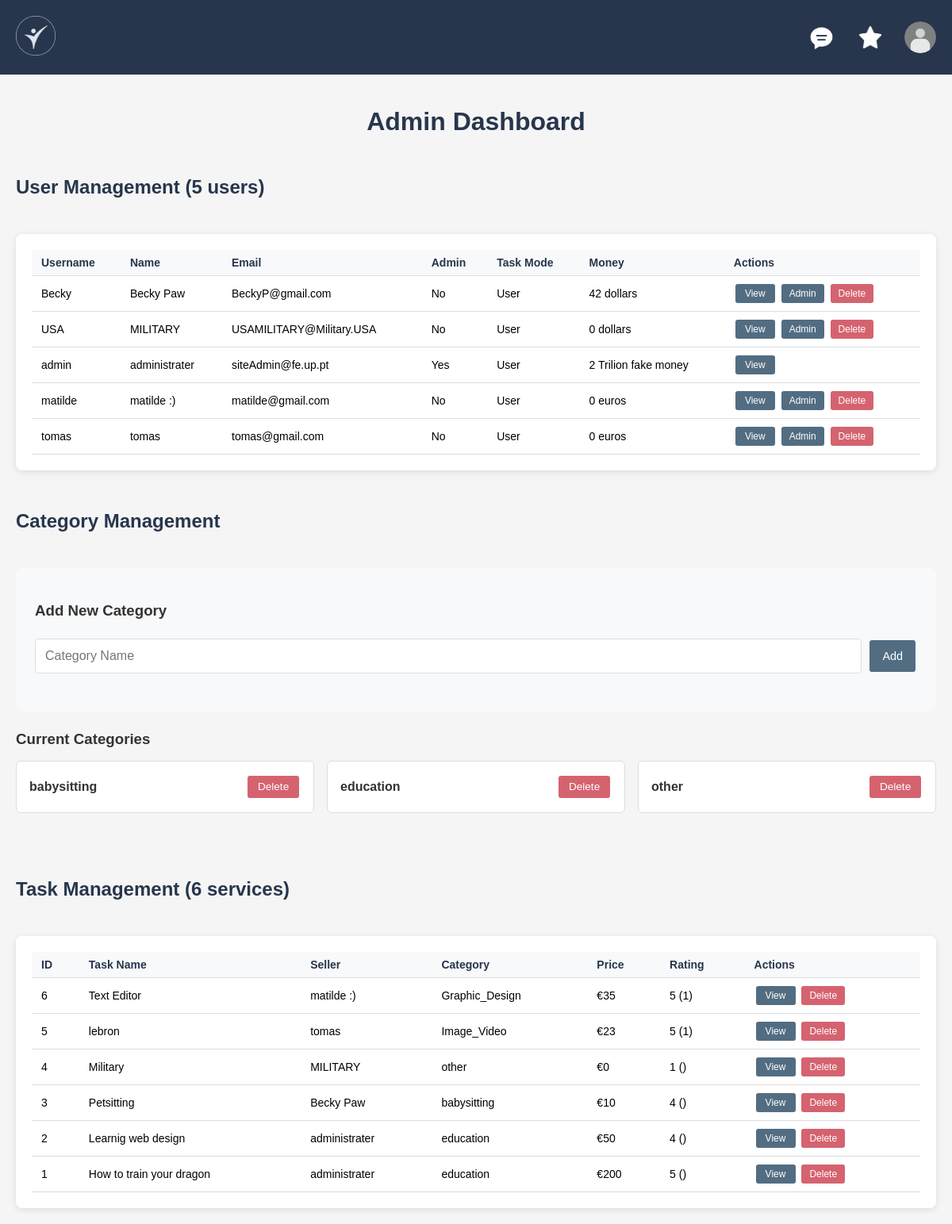
The page /pages/admin.php (signed in) on the database its author committed.
### tables this page shows
CREATE TABLE users (
    username VARCHAR PRIMARY KEY,
    name VARCHAR NOT NULL,
    password VARCHAR NOT NULL,
    email VARCHAR NOT NULL,
    admin_power BOOLEAN,
    task_mode BOOLEAN,
    bio VARCHAR,
    profile_photo VARCHAR(255), 
    skills TEXT,
    money string NOT NULL 
);

CREATE TABLE services (
    id INTEGER PRIMARY KEY AUTOINCREMENT,
    taskname VARCHAR NOT NULL,
    pricing INTEGER NOT NULL,
    delivery_time VARCHAR REFERENCES delivery_time,
    description VARCHAR,
    rating INTEGER,
    Nrating INTEGER,
    category VARCHAR REFERENCES categories,
    user VARCHAR REFERENCES users ON DELETE CASCADE,
    image TEXT
);

### database/user_db.php (called while the page is built, shortened)
<?php
class User {
    public static function get_users() {
        $db = Database::getInstance();
        $stmt = $db->prepare('SELECT username, name, email, admin_power, task_mode, money, bio, skills, profile_photo FROM users ORDER BY username ASC');
        $stmt->execute();
        return $stmt->fetchAll();
    }
}
?>

### database/service_db.php (called while the page is built, shortened)
<?php
class Service {
    public static function get_all_services(): array {
        $db = Database::getInstance();
        $stmt = $db->prepare("
            SELECT s.*, u.name as seller_name
            FROM services s
            LEFT JOIN users u ON s.user = u.username
            ORDER BY s.id DESC
        ");
        $stmt->execute();
        return $stmt->fetchAll();
    }
    public static function get_categories(): array {
        try {
            $db = Database::getInstance();
            $stmt = $db->prepare('SELECT name FROM categories ORDER BY name ASC');
            $stmt->execute();
            return $stmt->fetchAll(PDO::FETCH_COLUMN);
        } catch (PDOException $e) {
            error_log("Get categories error: " . $e->getMessage());
            return [];
        }
    }
}
?>

### pages/admin.php (the view, shortened to what this page needs)
<?php
require_once(__DIR__ . '/../database/service_db.php');
require_once(__DIR__ . '/../database/user_db.php');
$allUsers = User::get_users();
$allServices = Service::get_all_services();
?>
<!DOCTYPE html>
<html lang="en">
<head>
    <link rel="stylesheet" href="css/style.css">
    <link rel="stylesheet" href="css/admin.css">
</head>
<body>
<?php include_once(__DIR__ . '/../components/header.php'); ?>
<main class="admin-layout">
    <h1>Admin Dashboard</h1>
    <div class="admin-content">
        <h2>User Management (<?= count($allUsers) ?> users)</h2>
        <div class="admin-table-container">
            <table class="admin-table">
                <thead>
                    <tr>
                        <th>Username</th>
                        <th>Name</th>
                        <th>Email</th>
                        <th>Admin</th>
                        <th>Task Mode</th>
                        <th>Money</th>
                        <th>Actions</th>
                    </tr>
                </thead>
                <tbody>
                    <?php if (!empty($allUsers)): ?>
                        <?php foreach ($allUsers as $user): ?>
                            <tr>
                                <td><?= htmlspecialchars($user['username']) ?></td>
                                <td><?= htmlspecialchars($user['name']) ?></td>
                                <td><?= htmlspecialchars($user['email']) ?></td>
                                <td><?= $user['admin_power'] ? 'Yes' : 'No' ?></td>
                                <td><?= $user['task_mode'] ? 'Tasker' : 'User' ?></td>
                                <td><?= htmlspecialchars($user['money']) ?></td>
                                <td>
                                    <a href="user.php?user=<?= urlencode($user['username']) ?>" class="admin-btn view-btn">View</a>
                                    <?php if (!$user['admin_power']): ?>
                                        <a href="#" class="admin-btn promote-btn" onclick="promoteUser('<?= htmlspecialchars($user['username']) ?>'); return false;">Admin</a>
                                    <?php endif; ?>
                                    <?php if ($user['username'] !== $_SESSION['username']): ?>
                                        <a href="#" class="admin-btn delete-btn" onclick="deleteUser('<?= htmlspecialchars($user['username']) ?>'); return false;">Delete</a>
                                    <?php endif; ?>
                                </td>
                            </tr>
                        <?php endforeach; ?>
                    <?php else: ?>
                        <tr><td colspan="7">No users found.</td></tr>
                    <?php endif; ?>
                </tbody>
            </table>
        </div>
        <h2>Category Management</h2>
        <div class="category-management">
            <div class="add-category-form">
                <h3>Add New Category</h3>
                <form id="addCategoryForm" onsubmit="addCategory(event)">
                    <div class="form-group">
                        <input type="text"
                               id="categoryName"
                               name="categoryName"
                               placeholder="Category Name"
                               required>
                        <button type="submit" class="admin-btn add-btn">Add</button>
                    </div>
                </form>
            </div>
            <div class="current-categories">
                <h3>Current Categories</h3>
                <div class="category-list">
                    <?php
                    $categories = Service::get_categories();
                    foreach ($categories as $category): ?>
                        <div class="category-item" data-category="<?= htmlspecialchars($category) ?>">
                            <span class="category-name"><?= htmlspecialchars($category) ?></span>
                            <button class="admin-btn delete-btn small" onclick="deleteCategory('<?= htmlspecialchars($category) ?>')">Delete</button>
                        </div>
                    <?php endforeach; ?>
                </div>
            </div>
        </div>
        <h2>Task Management (<?= count($allServices) ?> services)</h2>
        <div class="admin-table-container">
            <table class="admin-table">
                <thead>
                    <tr>
                        <th>ID</th>
                        <th>Task Name</th>
                        <th>Seller</th>
                        <th>Category</th>
                        <th>Price</th>
                        <th>Rating</th>
                        <th>Actions</th>
                    </tr>
                </thead>
                <tbody>
                    <?php if (!empty($allServices)): ?>
                        <?php foreach ($allServices as $service): ?>
                            <tr>
                                <td><?= $service['id'] ?></td>
                                <td><?= htmlspecialchars($service['taskname']) ?></td>
                                <td><?= htmlspecialchars($service['seller_name'] ?? $service['user']) ?></td>
                                <td><?= htmlspecialchars($service['category']) ?></td>
                                <td>€<?= $service['pricing'] ?></td>
                                <td><?= $service['rating'] ?> (<?= $service['Nrating'] ?>)</td>
                                <td>
                                    <a href="task.php?id=<?= $service['id'] ?>" class="admin-btn view-btn">View</a>
                                    <a href="#" class="admin-btn delete-btn" onclick="deleteTask(<?= $service['id'] ?>); return false;">Delete</a>
                                </td>
                            </tr>
                        <?php endforeach; ?>
                    <?php else: ?>
                        <tr><td colspan="7">No services found.</td></tr>
                    <?php endif; ?>
                </tbody>
            </table>
        </div>
    </div>
</main>
</body>
</html>

### pages/css/style.css (style rules this page uses)
body { font-family: Arial, sans-serif; background-color: #f5f5f5; margin: 0; padding: 0; }
input, button, select { width: 100%; padding: 10px; margin: 8px 0; border: 1px solid #ccc; border-radius: 4px; }
button { background-color: #516c81; color: white; border: none; }
main { padding: 20px; }

### pages/css/admin.css (style rules this page uses)
.admin-layout { max-width: 1400px; margin: 0 auto; padding: 20px; }
.admin-layout h1 { color: #27364c; margin-bottom: 30px; text-align: center; }
.admin-content { display: flex; flex-direction: column; gap: 30px; }
.admin-content h2 { color: #27364c; margin-bottom: 15px; font-size: 24px; }
.admin-table-container { padding: 20px; overflow-x: auto; background: white; border-radius: 8px; box-shadow: 0 2px 8px rgba(0,0,0,0.1); }
.admin-table { width: 100%; border-collapse: collapse; margin: 0; }
.admin-table th, .admin-table td { padding: 8px 12px; text-align: left; border-bottom: 1px solid #ddd; font-size: 14px; }
.admin-table th { background: #f8f9fa; font-weight: bold; color: #27364c; }
.admin-btn { padding: 5px 10px; margin: 2px; border: none; border-radius: 3px; cursor: pointer; text-decoration: none; display: inline-block; font-size: 12px; text-align: center; min-width: 50px; box-sizing: border-box; font-family: inherit; }
.view-btn { background-color: #526D82; color: white; }
.promote-btn { background-color: #526D82; color: white; }
.delete-btn { background-color: #d5636f; color: white; }
.category-management { margin-bottom: 2rem; }
.add-category-form { background: #f8f9fa; padding: 1.5rem; border-radius: 8px; margin-bottom: 1.5rem; }
.add-category-form h3 { margin-bottom: 1rem; color: #333; }
.form-group { display: flex; gap: 0.5rem; margin-bottom: 1rem; align-items: center; }
.form-group input { flex: 1; padding: 0.75rem; border: 1px solid #ddd; border-radius: 4px; font-size: 1rem; }
.form-group .admin-btn { padding: 0.75rem 1rem; width: auto; min-width: auto; height: auto; }
.current-categories h3 { margin-bottom: 1rem; color: #333; }
.category-list { display: grid; grid-template-columns: repeat(auto-fill, minmax(300px, 1fr)); gap: 1rem; }
.category-item { background: white; border: 1px solid #ddd; border-radius: 6px; padding: 1rem; display: flex; align-items: center; justify-content: space-between; gap: 1rem; }
.category-item .admin-btn { min-width: auto; }
.category-name { font-weight: 600; color: #333; }
.admin-btn.small { padding: 0.4rem 0.8rem; font-size: 0.85rem; width: auto; display: inline-block; white-space: nowrap; }
.admin-btn.add-btn { background: #526D82; color: white; white-space: nowrap; font-size: 0.9rem; }

### rows shown on the page
users: username "Becky", name "Becky Paw", email "BeckyP@gmail.com", admin_power "No", shows "User", money "42 dollars"
users: username "USA", name "MILITARY", email "USAMILITARY@Military.USA", admin_power "No", shows "User", money "0 dollars"
users: username "admin", name "administrater", email "siteAdmin@fe.up.pt", admin_power "Yes", shows "User", money "2 Trilion fake money"
users: username "matilde", name "matilde :)", email "matilde@gmail.com", admin_power "No", task_mode "User", money "0 euros"
users: username "tomas", name "tomas", email "tomas@gmail.com", admin_power "No", task_mode "User", money "0 euros"
services: id "6", taskname "Text Editor", user.name "matilde :)", category "Graphic_Design", pricing "35", rating "5", Nrating "1"
services: id "5", taskname "lebron", user.name "tomas", category "Image_Video", pricing "23", rating "5", Nrating "1"
services: id "4", taskname "Military", user.name "MILITARY", category "other", pricing "0", rating "1"
services: id "3", taskname "Petsitting", user.name "Becky Paw", category "babysitting", pricing "10", rating "4"
services: id "2", taskname "Learnig web design", user.name "administrater", category "education", pricing "50", rating "4"
services: id "1", taskname "How to train your dragon", user.name "administrater", category "education", pricing "200", rating "5"

### other values the page prints
count($allUsers) "5"
$category "babysitting"
$category "education"
$category "other"
count($allServices) "6"
